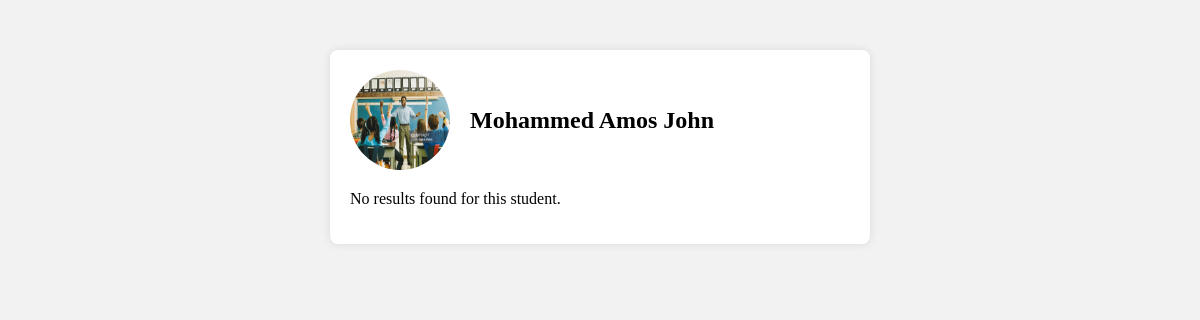
Screenshot of /view_student_result.php?studentID=57 (signed in) with the database file from the repository.
### tables this page shows
CREATE TABLE `students` (
  `studentID` int(11) NOT NULL,
  `firstname` varchar(255) NOT NULL,
  `middlename` varchar(255) NOT NULL,
  `lastname` varchar(255) NOT NULL,
  `gender` varchar(255) NOT NULL,
  `username` varchar(255) NOT NULL,
  `email` varchar(255) DEFAULT NULL,
  `dateOfbirth` varchar(255) NOT NULL,
  `phone` varchar(255) NOT NULL,
  `picture` varchar(255) NOT NULL,
  `class` varchar(255) NOT NULL,
  `password` varchar(255) NOT NULL
);

### view_student_result.php (the view, shortened to what this page needs)
<?php
include 'database.php';
$result_row = null;
if(isset($_GET['studentID']) && filter_var($_GET['studentID'], FILTER_VALIDATE_INT)) {
    $studentID = $_GET['studentID'];
    $student_sql = "SELECT * FROM students WHERE studentID = $studentID";
    $student_result = $conn->query($student_sql);
    if ($student_result && $student_result->num_rows > 0) {
        $student_row = $student_result->fetch_assoc();
        $result_sql = "SELECT *, (SELECT COUNT(*) FROM students) AS total_students,
                    CASE
                        WHEN mathematics >= 80 AND mathematics <= 100 THEN 'A'
                        WHEN mathematics >= 60 AND mathematics <= 79 THEN 'B'
                        WHEN mathematics >= 45 AND mathematics <= 59 THEN 'C'
                        WHEN mathematics >= 30 AND mathematics <= 44 THEN 'D'
                        ELSE 'F'
                    END AS math_grade,
                    CASE
                        WHEN science >= 80 AND science <= 100 THEN 'A'
                        WHEN science >= 60 AND science <= 79 THEN 'B'
                        WHEN science >= 45 AND science <= 59 THEN 'C'
                        WHEN science >= 30 AND science <= 44 THEN 'D'
                        ELSE 'F'
                    END AS science_grade,
                    CASE
                        WHEN english >= 80 AND english <= 100 THEN 'A'
                        WHEN english >= 60 AND english <= 79 THEN 'B'
                        WHEN english >= 45 AND english <= 59 THEN 'C'
                        WHEN english >= 30 AND english <= 44 THEN 'D'
                        ELSE 'F'
                    END AS english_grade,
                    CASE
                        WHEN history >= 80 AND history <= 100 THEN 'A'
                        WHEN history >= 60 AND history <= 79 THEN 'B'
                        WHEN history >= 45 AND history <= 59 THEN 'C'
                        WHEN history >= 30 AND history <= 44 THEN 'D'
                        ELSE 'F'
                    END AS history_grade,
                    CASE
                        WHEN geography >= 80 AND geography <= 100 THEN 'A'
                        WHEN geography >= 60 AND geography <= 79 THEN 'B'
                        WHEN geography >= 45 AND geography <= 59 THEN 'C'
                        WHEN geography >= 30 AND geography <= 44 THEN 'D'
                        ELSE 'F'
                    END AS geography_grade
                FROM results WHERE studentID = $studentID";
        $result_result = $conn->query($result_sql);
        if ($result_result && $result_result->num_rows > 0) {
            $result_row = $result_result->fetch_assoc();
        } else {
            $result_row = null;
        }
    } else {
        $student_row = null;
    }
} else {
    $student_row = null;
}
?>
<!DOCTYPE html>
<html lang="en">
<head>
</head>
<body>
    <div class="container">
        <?php if($student_row): ?>
            <div class="student-info">
                <img src="uploads/<?php echo $student_row['picture']; ?>" alt="Student Picture">
                <h2><?php echo $student_row['firstname'] . ' ' . $student_row['middlename'] . ' ' . $student_row['lastname']; ?></h2>
            </div>
        <?php endif; ?>
        <?php if($result_row): ?>
            <table class="result-table">
                <thead>
                    <tr>
                        <th>Subject</th>
                        <th>Score</th>
                        <th>Grade</th>
                    </tr>
                </thead>
                <tbody>
                    <tr>
                        <td>Mathematics</td>
                        <td><?php echo $result_row['mathematics']; ?></td>
                        <td><?php echo $result_row['math_grade']; ?></td>
                    </tr>
                    <tr>
                        <td>Science</td>
                        <td><?php echo $result_row['science']; ?></td>
                        <td><?php echo $result_row['science_grade']; ?></td>
                    </tr>
                    <tr>
                        <td>English</td>
                        <td><?php echo $result_row['english']; ?></td>
                        <td><?php echo $result_row['english_grade']; ?></td>
                    </tr>
                    <tr>
                        <td>History</td>
                        <td><?php echo $result_row['history']; ?></td>
                        <td><?php echo $result_row['history_grade']; ?></td>
                    </tr>
                    <tr>
                        <td>Geography</td>
                        <td><?php echo $result_row['geography']; ?></td>
                        <td><?php echo $result_row['geography_grade']; ?></td>
                    </tr>
                    <tr>
                        <td colspan="3"><br></td>
                    </tr>
                    <tr>
                        <td><strong>Total Marks</strong></td>
                        <td colspan="2"><?php echo $result_row['total_marks']; ?></td>
                    </tr>
                    <tr>
                        <td><strong>Average</strong></td>
                        <td colspan="2"><?php echo $result_row['average']; ?></td>
                    </tr>
                    <tr>
                        <td><strong>Grade</strong></td>
                        <td colspan="2"><?php echo $result_row['grade']; ?></td>
                    </tr>
                    <tr>
                        <td><strong>Position</strong></td>
                        <td colspan="2"><?php echo $result_row['position']; ?> out of <?php echo $result_row['total_students']; ?></td>
                    </tr>
                    <tr>
                        <td><strong>Remark</strong></td>
                        <td colspan="2"><?php echo $result_row['remark']; ?></td>
                    </tr>
                </tbody>
            </table>
        <?php else: ?>
            <p>No results found for this student.</p>
        <?php endif; ?>
    </div>
</body>
</html>

### view_student_result.php (style rules this page uses)
body { font-family: 'Times New Roman', Times, serif; background-color: #f2f2f2; }
.container { max-width: 500px; margin: 0 auto; padding: 20px; background-color: #fff; border-radius: 8px; box-shadow: 0 0 10px rgba(0, 0, 0, 0.1); margin-top: 50px; }
.student-info { display: flex; align-items: center; margin-bottom: 20px; }
.student-info img { width: 100px; height: 100px; border-radius: 50%; margin-right: 20px; }
.student-info h2 { margin: 0; }

### rows the page displays
students: picture (picture), firstname "Mohammed", middlename "Amos", lastname "John"
